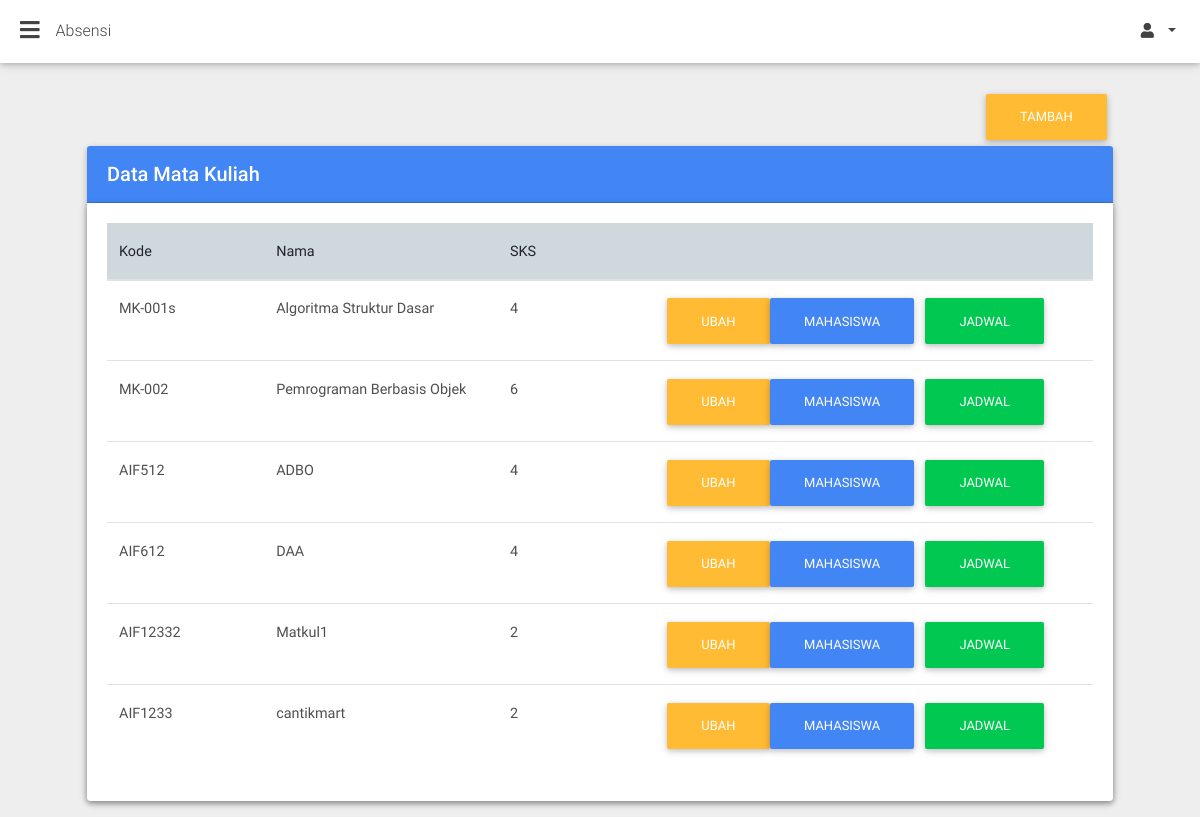
/index.php?page=matakuliah (signed in), run on the app's committed database.
### tables this page shows
CREATE TABLE `matakuliah` (
  `id` bigint(250) NOT NULL,
  `kode` varchar(99) NOT NULL,
  `nama` varchar(99) NOT NULL,
  `sks` int(1) NOT NULL,
  `absent` int(11) NOT NULL
);

### views/matakuliah/index.php (the view, shortened to what this page needs)
<div class="container-fluid">
    <section class="pb-3">
        <div class="row">
        	<div class="col-12 text-right">
        		<a href="?page=new_matakuliah">
        			<button class="btn btn-warning  text-right">
        				Tambah
        			</button>
        		</a>
        	</div>
          <div class="col-12">
            <div class="card">
              	<div class="card-header white-text primary-color">
                	<h5 class="font-weight-500 my-1">Data Mata Kuliah</h5>
              	</div>
              	<div class="card">
		          	<div class="card-body table-responsive">
		            	<table class="table">
		              		<thead>
		                		<tr class="blue-grey lighten-4">
		                  			<th class="th-lg">Kode</th>
		                  			<th class="th-lg">Nama</th>
		                  			<th class="th-lg">SKS</th>
		                  			<th></th>
		                		</tr>
			              	</thead>
			              	<tbody>
			              		<?php
									$servername = "localhost";
									$username = "root";
									$password = "";
									$dbname = "skripsi";
									$conn = mysqli_connect($servername, $username, $password, $dbname);
									$sql = "SELECT id, kode, nama, sks FROM matakuliah";
									$result = mysqli_query($conn, $sql);
									if (mysqli_num_rows($result) > 0) {
									    while($row = mysqli_fetch_assoc($result)) {
									        echo "<tr>";
									        echo "<td>".$row["kode"]."</td>";
				                  			echo "<td>".$row["nama"]."</td>";
				                  			echo "<td>".$row["sks"]."</td>";
				                  			echo "<td>";
				                  			echo "<a href='index.php?page=edit_matakuliah&id=".$row["id"]."' class='btn btn-warning'> Ubah </a>";
				                  			echo "<a href='index.php?page=mk-mahasiswa&id=".$row["id"]."' class='btn btn-primary'> Mahasiswa </a> &nbsp&nbsp";
				                  			echo "<a href='index.php?page=mk-jadwal&id=".$row["id"]."' class='btn btn-success'> Jadwal </a>";
				                  			echo "</td>";
									    }
									}
									?>
			              </tbody>
		            	</table>
		          	</div>
		        </div>
            </div>
        </div>
    </section>
</div>

### index.php (shortened to what this page needs)
<!DOCTYPE html>
<html lang="en">
<head>
  <link rel="stylesheet" href="https://use.fontawesome.com/releases/v5.11.2/css/all.css">
  <link rel="stylesheet" href="css/bootstrap.min.css">
  <link rel="stylesheet" href="css/mdb.min.css">
</head>
<body class="fixed-sn white-skin">
  <header>
    <nav class="navbar fixed-top navbar-expand-lg scrolling-navbar double-nav">
      <div class="float-left">
        <a href="#" data-activates="slide-out" class="button-collapse"><i class="fas fa-bars"></i></a>
      </div>
      <div class="breadcrumb-dn mr-auto">
        <p>Absensi</p>
      </div>
      <div class="d-flex change-mode">
        <ul class="nav navbar-nav nav-flex-icons ml-auto">
          <li class="nav-item dropdown">
            <a class="nav-link dropdown-toggle waves-effect" href="#" id="userDropdown" data-toggle="dropdown"
              aria-haspopup="true" aria-expanded="false">
              <i class="fas fa-user"></i> <span class="clearfix d-none d-sm-inline-block"><?php echo $nama; ?></span>
            </a>
          </li>
        </ul>
      </div>
    </nav>
  </header>
  <main>
    <?php include "config.php";?>
  </main>
</body>
</html>

### config.php (shortened to what this page needs)
<?php
$page = (isset($_GET['page']))? $_GET['page'] : '';
switch($page){
  case 'matakuliah':
  include "views/matakuliah/index.php";
  break;
}
?>

### data on the page
matakuliah: kode "MK-001s", nama "Algoritma Struktur Dasar", sks "4"
matakuliah: kode "MK-002", nama "Pemrograman Berbasis Objek", sks "6"
matakuliah: kode "AIF512", nama "ADBO", sks "4"
matakuliah: kode "AIF612", nama "DAA", sks "4"
matakuliah: kode "AIF12332", nama "Matkul1", sks "2"
matakuliah: kode "AIF1233", nama "cantikmart", sks "2"
